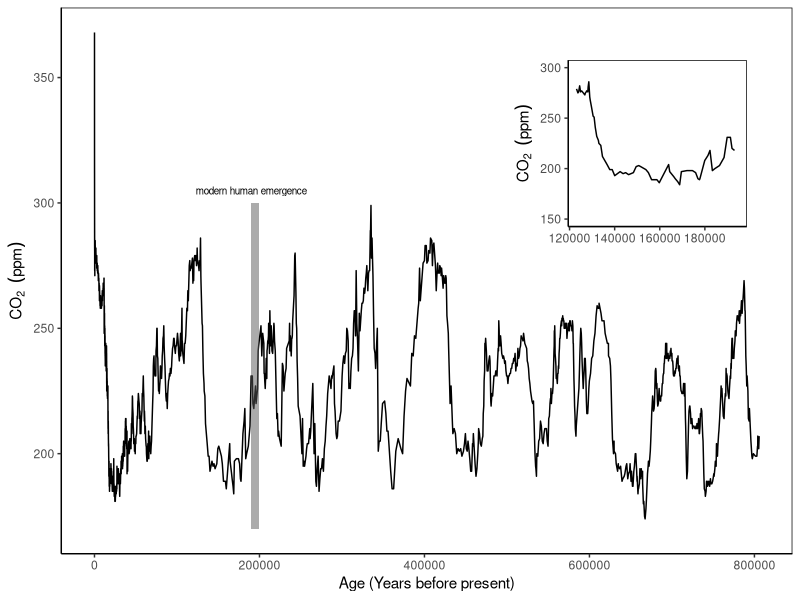

Generate this figure with R:
# This script plots the changes in [CO2] in the last 800 000 years.

library(dplyr)
library(ggplot2)
library(readr)

data <- read_delim("Data/carbon.csv", delim = ";", 
                     escape_double = FALSE, trim_ws = TRUE)

head(data)

# force R to plot actual values and not scientific notation
options(scipen=10000)

themed <- theme(panel.grid.minor = element_blank(),
                panel.grid.major = element_blank(),
                panel.background=element_rect(fill="white"),
                axis.line=element_line("black"),
                panel.border=element_rect(fill=NA,colour="black"),
                strip.background=element_rect(fill="grey 80",colour="black"),
                strip.text.x = element_text(size = 7),
                legend.position = 'right')

#Produce the plot
conc <- ggplot(data, aes(x=age, y=co2)) +
  geom_line() + 
  xlab(NULL)

#Zoom in to get CO2 values between 123 & 195 kya
#This will create a second plot
zoomed_conc <- ggplot(data, aes(x=age, y=co2)) +
  geom_line() +
  scale_x_continuous(limits = c(123000, 195000))+
  scale_y_continuous(limits = c(150, 300)) +
  #theme(axis.text.x = element_text(angle = 45)) +
  labs(y=expression(CO["2"]~~(ppm)), x=NULL) +
  themed

#Make the final plot with the inset
conc <- conc + 
  annotation_custom(ggplotGrob(zoomed_conc), xmin = 500000, xmax = 800000, 
                       ymin = 280, ymax = 360) + 
  #add annotations (text and rectangular strip)
  #alpha=0.5 sets the intensity of the rectangle colour
  annotate("rect", xmin = 190000, xmax=200000, ymin=170, ymax=300, alpha=0.5) +
  annotate("text", x=190000, y=305, label="modern human emergence", size=2.5) +
  themed +
  labs(x = "Age (Years before present)", y = expression(CO["2"]~~(ppm)))

conc

